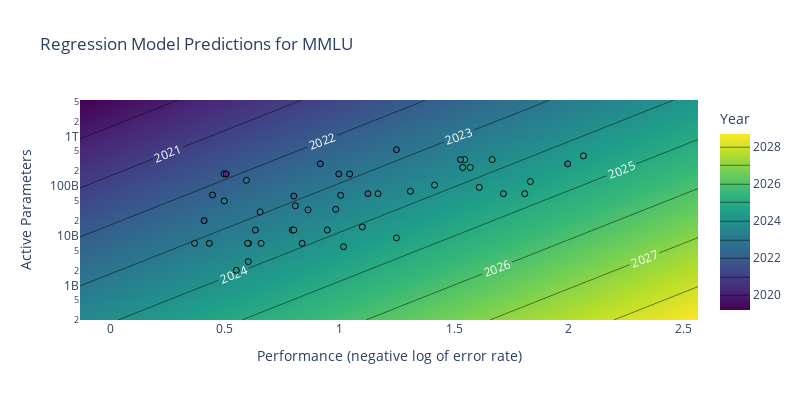

The notebook cell this image was saved under:
### Code cell
# Define the range for performance and log_compute
performance_min, performance_max = filtered_reg_df[benchmark_to_analyze + '_log_error'].min(), filtered_reg_df[benchmark_to_analyze + '_log_error'].max()
log_cost_min, log_cost_max = filtered_reg_df[cost_var].min(), filtered_reg_df[cost_var].max()

# Create a grid of values
performance_vals = np.linspace(performance_min - 0.5, performance_max + 0.5, 100)
log_cost_vals = np.linspace(log_cost_min - 1, log_cost_max + 1, 100)
X_grid, Y_grid = np.meshgrid(performance_vals, log_cost_vals)

# Prepare the grid for prediction
X_pred = pd.DataFrame({
    benchmark_to_analyze + '_log_error': X_grid.ravel(),
    cost_var: Y_grid.ravel()
})

# Generate predictions
Z_pred = time_model.predict(X_pred)
Z_pred = Z_pred.values.reshape(X_grid.shape)

min_year = Z_pred.min()
max_year = Z_pred.max()

# Plot the contour using Plotly
fig = go.Figure(data=go.Contour(
    x=performance_vals,
    y=10**log_cost_vals,
    z=Z_pred,
    colorscale=colorscale,
    colorbar=dict(title='Year'),
    contours=dict(
        coloring='heatmap',
        showlabels=True,
        labelfont=dict(size=12, color='white')
    )
))

# Add the actual data points with Viridiscolorscale
fig.add_trace(go.Scatter(
    x=filtered_reg_df[benchmark_to_analyze + '_log_error'],
    y=10**filtered_reg_df[cost_var],
    mode='markers',
    marker=dict(
        color=filtered_reg_df['float_date'],
        colorscale=colorscale,
        cmin=min_year,
        cmax=max_year,
        line=dict(width=1, color='black')
    ),
    text=filtered_reg_df['System'],
    name='Data'
))

fig.update_yaxes(type='log')

fig.update_layout(
    title=f'Regression Model Predictions for {benchmark_to_analyze}',
    xaxis_title='Performance (negative log of error rate)',
    yaxis_title=var_labels[cost_var],
    coloraxis_colorbar=dict(title=f'Predicted Year'),
    width=800,
    height=400
)

if save:
    save_plot(fig, results_dir, f'{benchmark_to_analyze}_predictions_isotime_contour_cost={cost_var}')

fig.show()
